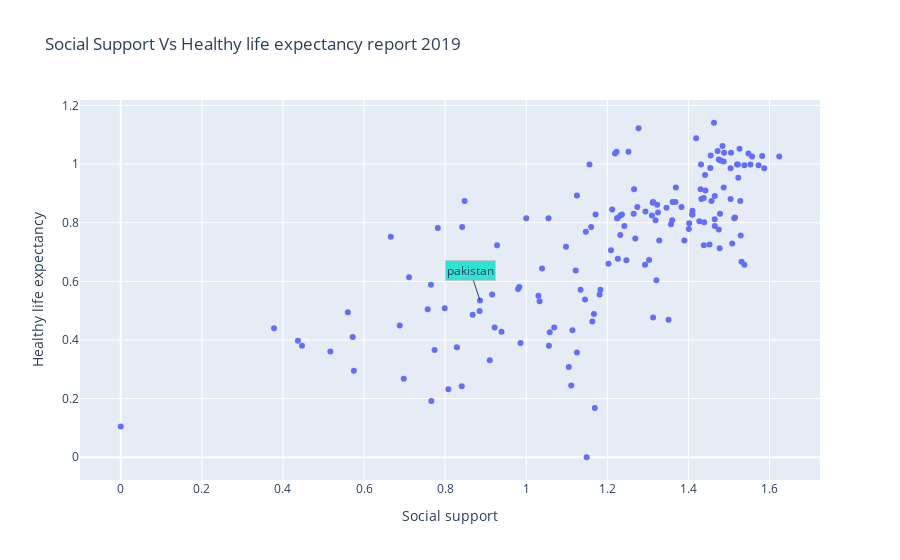

Notebook source saved alongside this figure:
### Code cell
fig=px.scatter(df, x='Social support', y='Healthy life expectancy', 
               hover_data=['Country or region'],
               title='Social Support Vs Healthy life expectancy report 2019')
fig.add_annotation(x=0.886, y=0.535, text='pakistan',
                   bgcolor='#2ce4d6',bordercolor='#c7c7c7')
coor=df['Healthy life expectancy'].corr(df['Social support'])
print('Corelation of Social Support and Healthy life expactancy:',coor)
fig.show()

### Figure 1 — Plotly figure (JSON) as saved in the notebook; plotly's stock layout.template omitted (floating-point values rounded to 4 significant figures; data arrays with more than 128 entries replaced by an {"elided": "..."} marker saying what was removed)
{"data": [{"customdata": {"elided": "156x1 str values"}, "hovertemplate": "Social support=%{x}<br>Healthy life expectancy=%{y}<br>Country or region=%{customdata[0]}<extra></extra>", "legendgroup": "", "marker": {"color": "#636efa", "symbol": "circle"}, "mode": "markers", "name": "", "orientation": "v", "showlegend": false, "type": "scatter", "x": {"elided": "156 float values"}, "xaxis": "x", "y": {"elided": "156 float values"}, "yaxis": "y"}], "layout": {"annotations": [{"bgcolor": "#2ce4d6", "bordercolor": "#c7c7c7", "text": "pakistan", "x": 0.886, "y": 0.535}], "legend": {"tracegroupgap": 0}, "title": {"text": "Social Support Vs Healthy life expectancy report 2019"}, "xaxis": {"anchor": "y", "domain": [0, 1], "title": {"text": "Social support"}}, "yaxis": {"anchor": "x", "domain": [0, 1], "title": {"text": "Healthy life expectancy"}}}}
